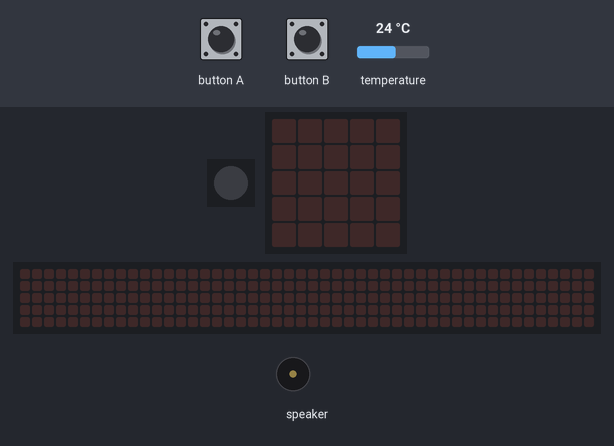
Bench run of a program on a simulated Calliope mini (MakeCode). On the bench: 1 RGB LEDs in strip order, left to right, the board's 5×5 LED display, a strip that is not on the board, showing the scrolling text unrolled, buzzer (waves = sounding). Inputs (shaded band) come from the test bench; at power-on: temperature 24 °C. The 48×5 strip is a reading aid, not a part: it shows the text the display is scrolling, unrolled, one strip-width of it at a time.

Above: at 6.2 s.
6.3 s: button B pressed for 0.15 s
At 9.01 s:
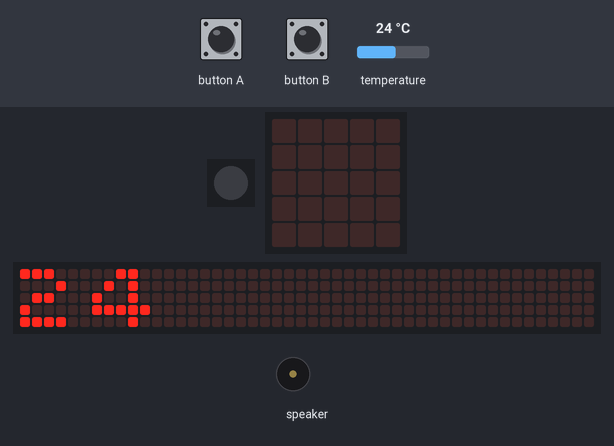
9.3 s: button A pressed for 0.15 s
At 10.3 s:
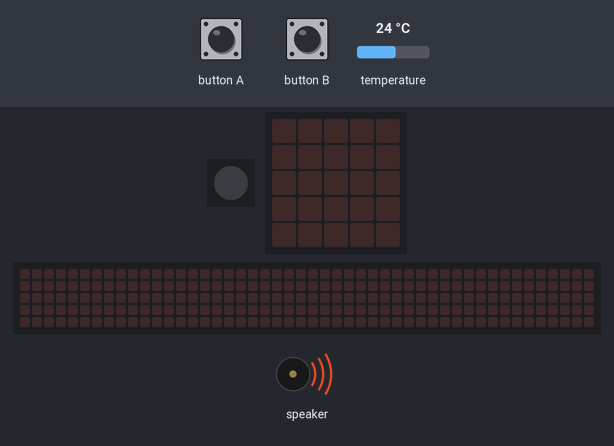
12.4 s: button B pressed for 0.15 s
At 13.39 s:
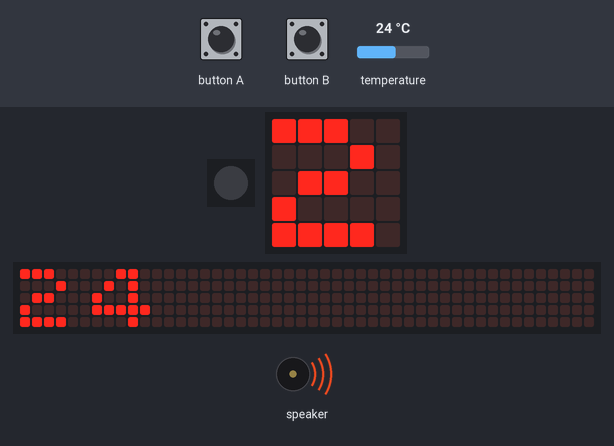
Timing chart, 0 to 15.4 s (numbered marks = the images above; inputs shaded):
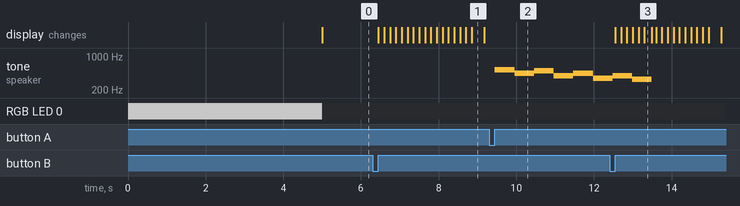

Measured:
- after the input at 6.3 s, the display: changes after 0.15 s (image 1)
- after the input at 9.3 s, tone on speaker: plays 523 Hz for 0.51 s, 440 Hz for 0.51 s, 494 Hz for 0.51 s, 392 Hz for 0.51 s, 440 Hz for 0.51 s, 349 Hz for 0.42 s, starting after 0.15 s
- after the input at 12.4 s, the display: first changes after 0.15 s (image 3 shows a later state)

The program:

main.ts
```typescript
input.onButtonPressed(Button.A, function () {
    music.playMelody("C5 A B G A F G E ", 120)
})
input.onButtonPressed(Button.B, function () {
    basic.showString("" + (input.temperature()))
})
basic.setLedColor(basic.rgbw(
100,
100,
100,
0
))
basic.pause(5000)
basic.turnRgbLedOff()
basic.forever(function () {

})
```

test.ts
```typescript
// Hier kann man Tests durchführen; diese Datei wird nicht kompiliert, wenn dieses Paket als Erweiterung verwendet wird.
```
